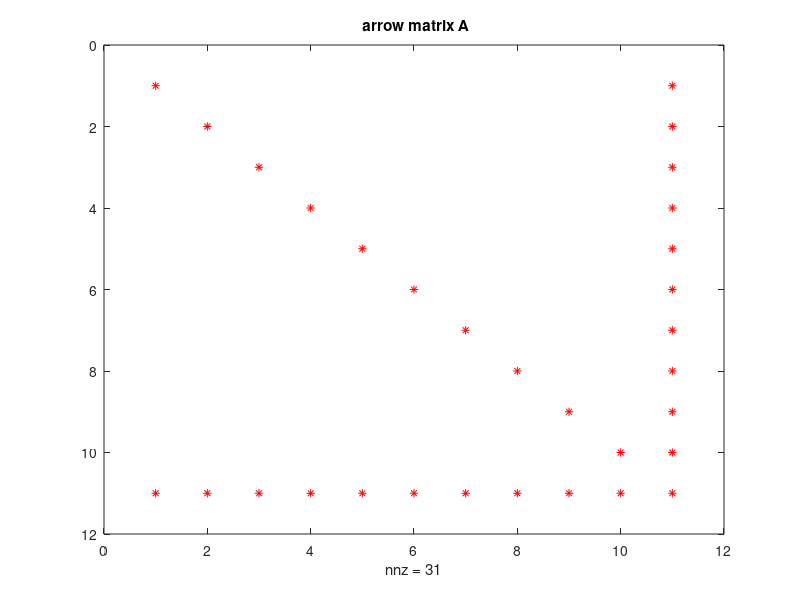
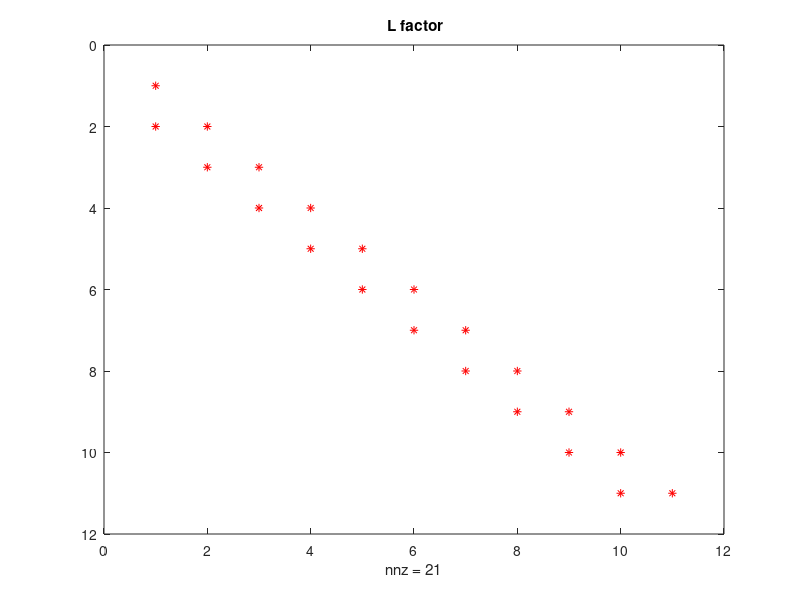
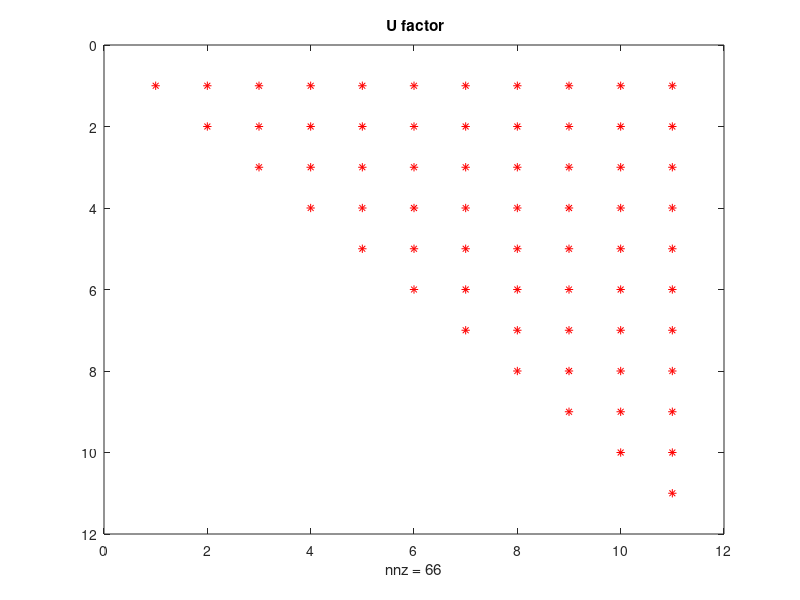

These charts were generated, in order, by the following MATLAB code:
% Study of fill-in with LU-factorization due to pivoting
n = 10; D = diag(1./(1:n));
A = [ D , 2*ones(n,1); 2*ones(1,n), 2];
[L,U,P] = lu(A);
figure; spy(A,'r'); title('{\bf arrow matrix A}');
print -depsc2 '../PICTURES/fillinpivotA.eps';
figure; spy(L,'r'); title('{\bf L factor}');
print -depsc2 '../PICTURES/fillinpivotL.eps';
figure; spy(U,'r'); title('{\bf U factor}');
print -depsc2 '../PICTURES/fillinpivotU.eps';
        
